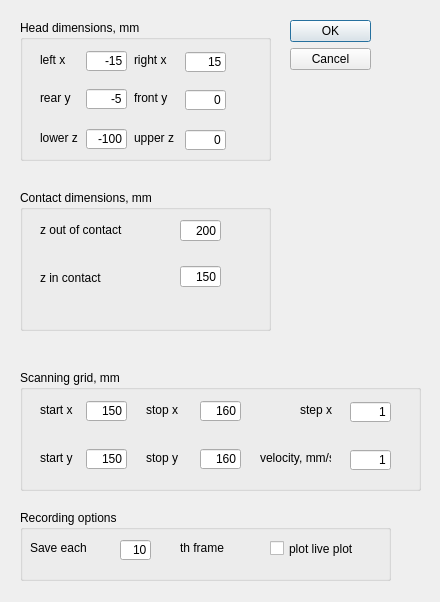
<?xml version="1.0" encoding="UTF-8"?>
<ui version="4.0">
 <class>Dialog</class>
 <widget class="QDialog" name="Dialog">
  <property name="geometry">
   <rect>
    <x>0</x>
    <y>0</y>
    <width>440</width>
    <height>602</height>
   </rect>
  </property>
  <property name="windowTitle">
   <string>Dynamical measurements parameters</string>
  </property>
  <widget class="QDialogButtonBox" name="buttonBox">
   <property name="geometry">
    <rect>
     <x>290</x>
     <y>20</y>
     <width>81</width>
     <height>241</height>
    </rect>
   </property>
   <property name="orientation">
    <enum>Qt::Vertical</enum>
   </property>
   <property name="standardButtons">
    <set>QDialogButtonBox::Cancel|QDialogButtonBox::Ok</set>
   </property>
  </widget>
  <widget class="QGroupBox" name="groupBox_4">
   <property name="geometry">
    <rect>
     <x>20</x>
     <y>20</y>
     <width>251</width>
     <height>141</height>
    </rect>
   </property>
   <property name="title">
    <string>Head dimensions, mm</string>
   </property>
   <widget class="QLabel" name="label_36">
    <property name="geometry">
     <rect>
      <x>20</x>
      <y>32</y>
      <width>71</width>
      <height>16</height>
     </rect>
    </property>
    <property name="text">
     <string>left x</string>
    </property>
   </widget>
   <widget class="QLineEdit" name="lineEdit_attach_min_x">
    <property name="geometry">
     <rect>
      <x>66</x>
      <y>31</y>
      <width>41</width>
      <height>20</height>
     </rect>
    </property>
    <property name="text">
     <string>-15</string>
    </property>
    <property name="alignment">
     <set>Qt::AlignRight|Qt::AlignTrailing|Qt::AlignVCenter</set>
    </property>
   </widget>
   <widget class="QLabel" name="label_37">
    <property name="geometry">
     <rect>
      <x>114</x>
      <y>32</y>
      <width>71</width>
      <height>16</height>
     </rect>
    </property>
    <property name="text">
     <string>right x</string>
    </property>
   </widget>
   <widget class="QLineEdit" name="lineEdit_attach_max_x">
    <property name="geometry">
     <rect>
      <x>165</x>
      <y>32</y>
      <width>41</width>
      <height>20</height>
     </rect>
    </property>
    <property name="text">
     <string>15</string>
    </property>
    <property name="alignment">
     <set>Qt::AlignRight|Qt::AlignTrailing|Qt::AlignVCenter</set>
    </property>
   </widget>
   <widget class="QLabel" name="label_38">
    <property name="geometry">
     <rect>
      <x>114</x>
      <y>70</y>
      <width>71</width>
      <height>16</height>
     </rect>
    </property>
    <property name="text">
     <string>front y</string>
    </property>
   </widget>
   <widget class="QLineEdit" name="lineEdit_attach_min_y">
    <property name="geometry">
     <rect>
      <x>66</x>
      <y>69</y>
      <width>41</width>
      <height>20</height>
     </rect>
    </property>
    <property name="text">
     <string>-5</string>
    </property>
    <property name="alignment">
     <set>Qt::AlignRight|Qt::AlignTrailing|Qt::AlignVCenter</set>
    </property>
   </widget>
   <widget class="QLineEdit" name="lineEdit_attach_max_y">
    <property name="geometry">
     <rect>
      <x>165</x>
      <y>70</y>
      <width>41</width>
      <height>20</height>
     </rect>
    </property>
    <property name="text">
     <string>0</string>
    </property>
    <property name="alignment">
     <set>Qt::AlignRight|Qt::AlignTrailing|Qt::AlignVCenter</set>
    </property>
   </widget>
   <widget class="QLabel" name="label_39">
    <property name="geometry">
     <rect>
      <x>20</x>
      <y>70</y>
      <width>51</width>
      <height>16</height>
     </rect>
    </property>
    <property name="text">
     <string>rear y</string>
    </property>
   </widget>
   <widget class="QLabel" name="label_40">
    <property name="geometry">
     <rect>
      <x>114</x>
      <y>110</y>
      <width>71</width>
      <height>16</height>
     </rect>
    </property>
    <property name="text">
     <string>upper z</string>
    </property>
   </widget>
   <widget class="QLineEdit" name="lineEdit_attach_min_z">
    <property name="geometry">
     <rect>
      <x>66</x>
      <y>109</y>
      <width>41</width>
      <height>20</height>
     </rect>
    </property>
    <property name="text">
     <string>-100</string>
    </property>
    <property name="alignment">
     <set>Qt::AlignRight|Qt::AlignTrailing|Qt::AlignVCenter</set>
    </property>
   </widget>
   <widget class="QLineEdit" name="lineEdit_attach_max_z">
    <property name="geometry">
     <rect>
      <x>165</x>
      <y>110</y>
      <width>41</width>
      <height>20</height>
     </rect>
    </property>
    <property name="text">
     <string>0</string>
    </property>
    <property name="alignment">
     <set>Qt::AlignRight|Qt::AlignTrailing|Qt::AlignVCenter</set>
    </property>
   </widget>
   <widget class="QLabel" name="label_41">
    <property name="geometry">
     <rect>
      <x>20</x>
      <y>110</y>
      <width>51</width>
      <height>16</height>
     </rect>
    </property>
    <property name="text">
     <string>lower z</string>
    </property>
   </widget>
   <widget class="QLabel" name="label_48">
    <property name="geometry">
     <rect>
      <x>20</x>
      <y>160</y>
      <width>51</width>
      <height>16</height>
     </rect>
    </property>
    <property name="text">
     <string/>
    </property>
   </widget>
  </widget>
  <widget class="QGroupBox" name="groupBox_6">
   <property name="geometry">
    <rect>
     <x>20</x>
     <y>190</y>
     <width>251</width>
     <height>141</height>
    </rect>
   </property>
   <property name="title">
    <string>Contact dimensions, mm</string>
   </property>
   <widget class="QLabel" name="label_49">
    <property name="geometry">
     <rect>
      <x>20</x>
      <y>32</y>
      <width>111</width>
      <height>16</height>
     </rect>
    </property>
    <property name="text">
     <string>z out of contact</string>
    </property>
   </widget>
   <widget class="QLineEdit" name="lineEdit_z_safe">
    <property name="geometry">
     <rect>
      <x>160</x>
      <y>30</y>
      <width>41</width>
      <height>21</height>
     </rect>
    </property>
    <property name="text">
     <string>200</string>
    </property>
    <property name="alignment">
     <set>Qt::AlignRight|Qt::AlignTrailing|Qt::AlignVCenter</set>
    </property>
   </widget>
   <widget class="QLabel" name="label_55">
    <property name="geometry">
     <rect>
      <x>20</x>
      <y>160</y>
      <width>51</width>
      <height>16</height>
     </rect>
    </property>
    <property name="text">
     <string/>
    </property>
   </widget>
   <widget class="QLabel" name="label_50">
    <property name="geometry">
     <rect>
      <x>20</x>
      <y>80</y>
      <width>111</width>
      <height>16</height>
     </rect>
    </property>
    <property name="text">
     <string>z in contact</string>
    </property>
   </widget>
   <widget class="QLineEdit" name="lineEdit_z_contact">
    <property name="geometry">
     <rect>
      <x>160</x>
      <y>76</y>
      <width>41</width>
      <height>21</height>
     </rect>
    </property>
    <property name="text">
     <string>150</string>
    </property>
    <property name="alignment">
     <set>Qt::AlignRight|Qt::AlignTrailing|Qt::AlignVCenter</set>
    </property>
   </widget>
  </widget>
  <widget class="QGroupBox" name="groupBox_5">
   <property name="geometry">
    <rect>
     <x>20</x>
     <y>370</y>
     <width>401</width>
     <height>121</height>
    </rect>
   </property>
   <property name="title">
    <string>Scanning grid, mm</string>
   </property>
   <widget class="QLabel" name="label_42">
    <property name="geometry">
     <rect>
      <x>20</x>
      <y>32</y>
      <width>71</width>
      <height>16</height>
     </rect>
    </property>
    <property name="text">
     <string>start x</string>
    </property>
   </widget>
   <widget class="QLineEdit" name="lineEdit_x_start">
    <property name="geometry">
     <rect>
      <x>66</x>
      <y>31</y>
      <width>41</width>
      <height>20</height>
     </rect>
    </property>
    <property name="text">
     <string>150</string>
    </property>
    <property name="alignment">
     <set>Qt::AlignRight|Qt::AlignTrailing|Qt::AlignVCenter</set>
    </property>
   </widget>
   <widget class="QLabel" name="label_43">
    <property name="geometry">
     <rect>
      <x>126</x>
      <y>32</y>
      <width>71</width>
      <height>16</height>
     </rect>
    </property>
    <property name="text">
     <string>stop x</string>
    </property>
   </widget>
   <widget class="QLineEdit" name="lineEdit_x_stop">
    <property name="geometry">
     <rect>
      <x>180</x>
      <y>31</y>
      <width>41</width>
      <height>20</height>
     </rect>
    </property>
    <property name="text">
     <string>160</string>
    </property>
    <property name="alignment">
     <set>Qt::AlignRight|Qt::AlignTrailing|Qt::AlignVCenter</set>
    </property>
   </widget>
   <widget class="QLabel" name="label_44">
    <property name="geometry">
     <rect>
      <x>280</x>
      <y>32</y>
      <width>71</width>
      <height>16</height>
     </rect>
    </property>
    <property name="text">
     <string>step x</string>
    </property>
   </widget>
   <widget class="QLineEdit" name="lineEdit_x_step">
    <property name="geometry">
     <rect>
      <x>330</x>
      <y>32</y>
      <width>41</width>
      <height>20</height>
     </rect>
    </property>
    <property name="text">
     <string>1</string>
    </property>
    <property name="alignment">
     <set>Qt::AlignRight|Qt::AlignTrailing|Qt::AlignVCenter</set>
    </property>
   </widget>
   <widget class="QLabel" name="label_45">
    <property name="geometry">
     <rect>
      <x>240</x>
      <y>80</y>
      <width>71</width>
      <height>16</height>
     </rect>
    </property>
    <property name="text">
     <string>velocity, mm/s</string>
    </property>
   </widget>
   <widget class="QLabel" name="label_46">
    <property name="geometry">
     <rect>
      <x>20</x>
      <y>80</y>
      <width>71</width>
      <height>16</height>
     </rect>
    </property>
    <property name="text">
     <string>start y</string>
    </property>
   </widget>
   <widget class="QLineEdit" name="lineEdit_y_stop">
    <property name="geometry">
     <rect>
      <x>180</x>
      <y>79</y>
      <width>41</width>
      <height>20</height>
     </rect>
    </property>
    <property name="text">
     <string>160</string>
    </property>
    <property name="alignment">
     <set>Qt::AlignRight|Qt::AlignTrailing|Qt::AlignVCenter</set>
    </property>
   </widget>
   <widget class="QLineEdit" name="lineEdit_y_start">
    <property name="geometry">
     <rect>
      <x>66</x>
      <y>79</y>
      <width>41</width>
      <height>20</height>
     </rect>
    </property>
    <property name="text">
     <string>150</string>
    </property>
    <property name="alignment">
     <set>Qt::AlignRight|Qt::AlignTrailing|Qt::AlignVCenter</set>
    </property>
   </widget>
   <widget class="QLabel" name="label_47">
    <property name="geometry">
     <rect>
      <x>126</x>
      <y>80</y>
      <width>71</width>
      <height>16</height>
     </rect>
    </property>
    <property name="text">
     <string>stop y</string>
    </property>
   </widget>
   <widget class="QLineEdit" name="lineEdit_y_velocity">
    <property name="geometry">
     <rect>
      <x>330</x>
      <y>80</y>
      <width>41</width>
      <height>20</height>
     </rect>
    </property>
    <property name="text">
     <string>1</string>
    </property>
    <property name="alignment">
     <set>Qt::AlignRight|Qt::AlignTrailing|Qt::AlignVCenter</set>
    </property>
   </widget>
  </widget>
  <widget class="QGroupBox" name="groupBox_7">
   <property name="geometry">
    <rect>
     <x>20</x>
     <y>510</y>
     <width>371</width>
     <height>71</height>
    </rect>
   </property>
   <property name="title">
    <string>Recording options</string>
   </property>
   <widget class="QLineEdit" name="lineEdit_write_every_nth">
    <property name="geometry">
     <rect>
      <x>100</x>
      <y>30</y>
      <width>31</width>
      <height>20</height>
     </rect>
    </property>
    <property name="text">
     <string>10</string>
    </property>
    <property name="alignment">
     <set>Qt::AlignRight|Qt::AlignTrailing|Qt::AlignVCenter</set>
    </property>
   </widget>
   <widget class="QLabel" name="label_35">
    <property name="geometry">
     <rect>
      <x>160</x>
      <y>30</y>
      <width>61</width>
      <height>16</height>
     </rect>
    </property>
    <property name="text">
     <string>th frame</string>
    </property>
   </widget>
   <widget class="QLabel" name="label_33">
    <property name="geometry">
     <rect>
      <x>10</x>
      <y>30</y>
      <width>71</width>
      <height>16</height>
     </rect>
    </property>
    <property name="text">
     <string>Save each </string>
    </property>
   </widget>
   <widget class="QCheckBox" name="checkBox_plot_live_plot">
    <property name="geometry">
     <rect>
      <x>250</x>
      <y>30</y>
      <width>101</width>
      <height>17</height>
     </rect>
    </property>
    <property name="text">
     <string>plot live plot</string>
    </property>
   </widget>
  </widget>
 </widget>
 <resources/>
 <connections>
  <connection>
   <sender>buttonBox</sender>
   <signal>accepted()</signal>
   <receiver>Dialog</receiver>
   <slot>accept()</slot>
   <hints>
    <hint type="sourcelabel">
     <x>248</x>
     <y>254</y>
    </hint>
    <hint type="destinationlabel">
     <x>157</x>
     <y>274</y>
    </hint>
   </hints>
  </connection>
  <connection>
   <sender>buttonBox</sender>
   <signal>rejected()</signal>
   <receiver>Dialog</receiver>
   <slot>reject()</slot>
   <hints>
    <hint type="sourcelabel">
     <x>316</x>
     <y>260</y>
    </hint>
    <hint type="destinationlabel">
     <x>286</x>
     <y>274</y>
    </hint>
   </hints>
  </connection>
 </connections>
</ui>
